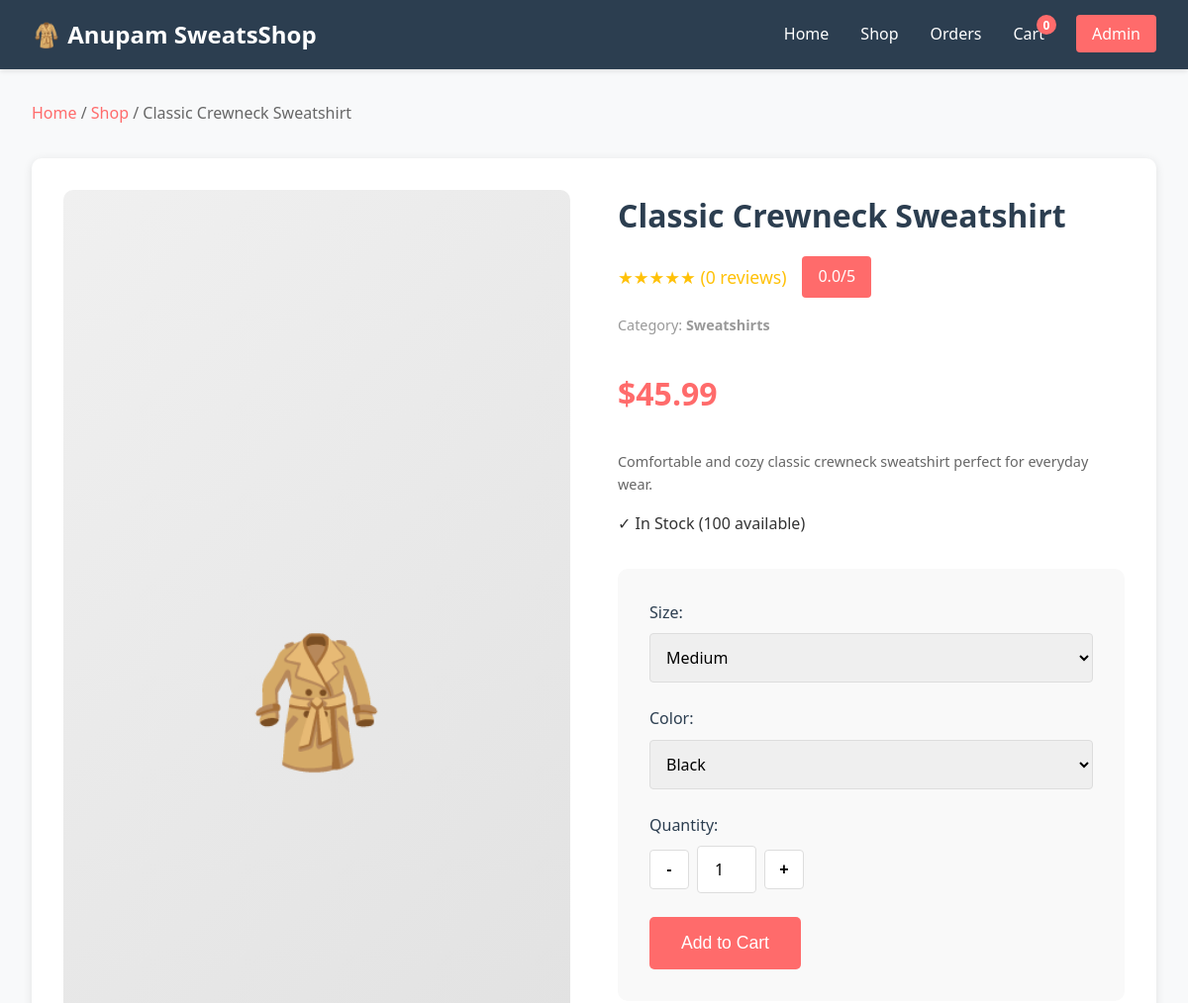
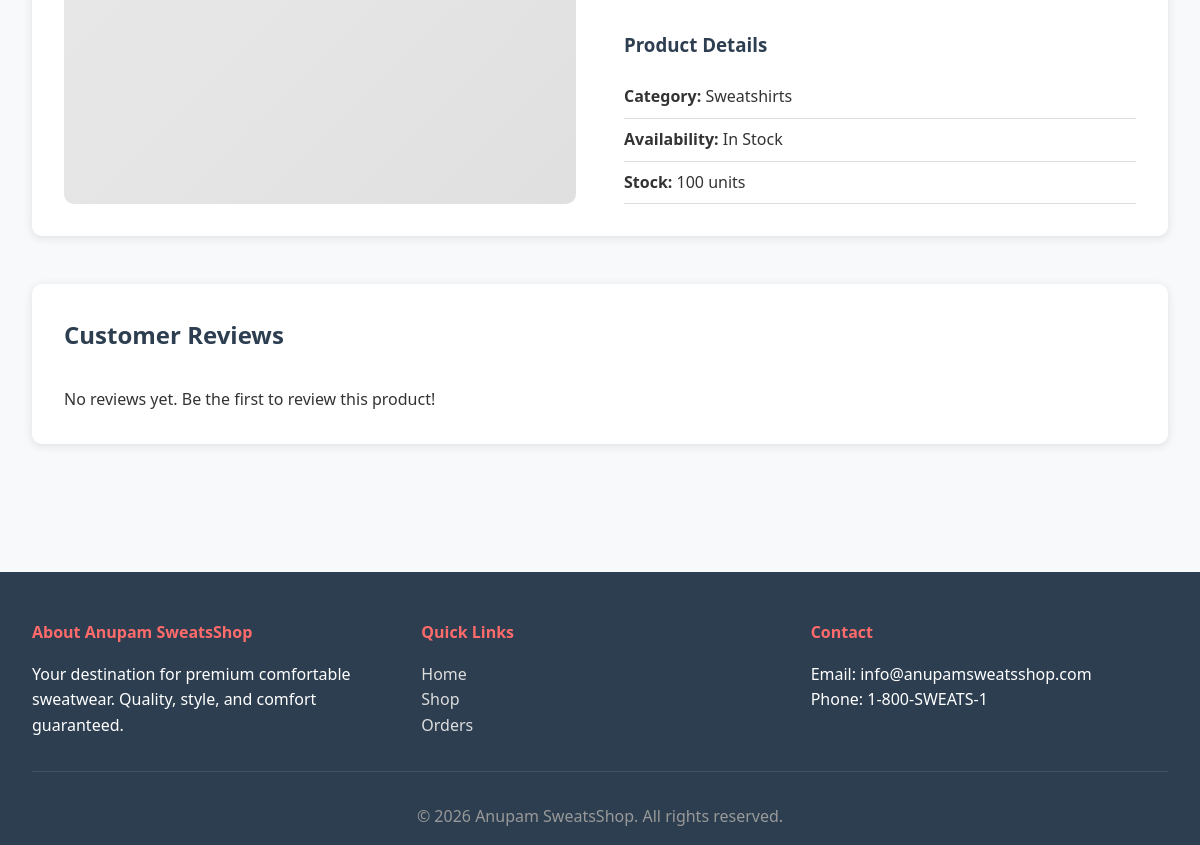
Page /product/1 on the committed database (2 pictures, top to bottom).
### app.py (models this page shows, shortened)
class Product(db.Model):
    __tablename__ = 'products'
    id = db.Column(db.Integer, primary_key=True)
    name = db.Column(db.String(100), nullable=False, unique=True)
    description = db.Column(db.Text)
    price = db.Column(db.Float, nullable=False)
    stock = db.Column(db.Integer, default=0)
    category = db.Column(db.String(50))
    image_url = db.Column(db.String(255))
    created_at = db.Column(db.DateTime, default=datetime.utcnow)
    orders = db.relationship('OrderItem', backref='product', lazy=True)

### app.py (the view)
@app.route('/product/<int:product_id>')
def product_detail(product_id):
    product = Product.query.get_or_404(product_id)
    reviews = Review.query.filter_by(product_id=product_id).all()
    avg_rating = db.session.query(db.func.avg(Review.rating)).filter_by(product_id=product_id).scalar() or 0
    return render_template('product_detail.html', product=product, reviews=reviews, avg_rating=avg_rating)

### app.py (called while the page is built)
def get_cart_from_session():
    return session.get('cart', {})

@app.context_processor
def inject_cart_count():
    cart = get_cart_from_session()
    cart_count = sum(item['quantity'] for item in cart.values())
    return dict(cart_count=cart_count)

### templates/product_detail.html (shortened to what this page needs)
{% extends 'base.html' %}
{% block content %}
<div class="breadcrumb">
    <a href="/">Home</a> / <a href="/shop">Shop</a> / <span>{{ product.name }}</span>
</div>
<div class="product-detail-container">
    <div class="product-detail-image">
        <div class="product-detail-placeholder">🧥</div>
    </div>
    <div class="product-detail-info">
        <h1>{{ product.name }}</h1>
        <div class="rating">
            <span class="stars">★★★★★ ({{ reviews|length }} reviews)</span>
            <span class="avg-rating">{{ "%.1f"|format(avg_rating) }}/5</span>
        </div>
        <p class="category">Category: <strong>{{ product.category }}</strong></p>
        <p class="price" style="font-size: 2em; color: #ff6b6b; margin: 1em 0;">
            ${{ "%.2f"|format(product.price) }}
        </p>
        <p class="description">{{ product.description }}</p>
        <div class="stock-info">
            {% if product.stock > 0 %}
                <p class="in-stock">✓ In Stock ({{ product.stock }} available)</p>
            {% else %}
                <p class="out-of-stock">✗ Out of Stock</p>
            {% endif %}
        </div>
        {% if product.stock > 0 %}
        <form method="POST" action="/add-to-cart/{{ product.id }}" class="add-to-cart-form">
            <div class="form-group">
                <label for="size">Size:</label>
                <select name="size" id="size" required>
                    <option value="M" selected>Medium</option>
                </select>
            </div>
            <div class="form-group">
                <label for="color">Color:</label>
                <select name="color" id="color" required>
                    <option value="Black" selected>Black</option>
                </select>
            </div>
            <div class="form-group">
                <label for="quantity">Quantity:</label>
                <div class="quantity-selector">
                    <button type="button" class="qty-btn" onclick="decreaseQty()">-</button>
                    <input type="number" id="quantity" name="quantity" value="1" min="1" max="{{ product.stock }}" required>
                    <button type="button" class="qty-btn" onclick="increaseQty()">+</button>
                </div>
            </div>
            <button type="submit" class="btn btn-primary btn-lg">Add to Cart</button>
        </form>
        {% endif %}
        <div class="product-details">
            <h3>Product Details</h3>
            <ul>
                <li><strong>Category:</strong> {{ product.category }}</li>
                <li><strong>Availability:</strong> {% if product.stock > 0 %}In Stock{% else %}Out of Stock{% endif %}</li>
                <li><strong>Stock:</strong> {{ product.stock }} units</li>
            </ul>
        </div>
    </div>
</div>
<section class="reviews-section">
    <h2>Customer Reviews</h2>
    {% if reviews %}
        <div class="reviews-list">
            {% for review in reviews %}
            <div class="review-item">
                <div class="review-header">
                    <strong>{{ review.customer_name }}</strong>
                    <span class="review-rating">{{ '★' * review.rating }}{{ '☆' * (5 - review.rating) }}</span>
                </div>
                <p class="review-comment">{{ review.comment }}</p>
                <p class="review-date">{{ review.created_at.strftime('%B %d, %Y') }}</p>
            </div>
            {% endfor %}
        </div>
    {% else %}
        <p>No reviews yet. Be the first to review this product!</p>
    {% endif %}
</section>
{% endblock %}

### static/css/style.css (style rules this page uses)
* { margin: 0; padding: 0; box-sizing: border-box; }
:root { --primary-color: #ff6b6b; --secondary-color: #4ecdc4; --dark-color: #2c3e50; --light-color: #ecf0f1; --text-color: #333; --border-color: #ddd; --success-color: #27ae60; --warning-color: #f39c12; --danger-color: #e74c3c; }
html { scroll-behavior: smooth; }
body { font-family: 'Segoe UI', Tahoma, Geneva, Verdana, sans-serif; line-height: 1.6; color: var(--text-color); background-color: #f8f9fa; }
.btn { padding: 0.75rem 1.5rem; border: none; border-radius: 5px; cursor: pointer; font-size: 1rem; transition: all 0.3s; text-decoration: none; display: inline-block; text-align: center; font-weight: 500; }
.btn-primary { background-color: var(--primary-color); color: white; }
.btn-lg { padding: 1rem 2rem; font-size: 1.1rem; }
.category { color: #999; font-size: 0.9rem; margin-bottom: 0.5rem; }
.description { color: #666; font-size: 0.9rem; margin-bottom: 1rem; }
.price { font-size: 1.5rem; font-weight: bold; color: var(--primary-color); margin-bottom: 0.5rem; }
.breadcrumb { margin-bottom: 2rem; color: #666; }
.breadcrumb a { color: var(--primary-color); text-decoration: none; }
.product-detail-container { display: grid; grid-template-columns: 1fr 1fr; gap: 3rem; margin-bottom: 3rem; background: white; padding: 2rem; border-radius: 10px; box-shadow: 0 2px 10px rgba(0,0,0,0.1); }
.product-detail-image { background: linear-gradient(135deg, #f0f0f0, #e0e0e0); padding: 2rem; border-radius: 10px; display: flex; align-items: center; justify-content: center; }
.product-detail-placeholder { font-size: 8rem; }
.product-detail-info h1 { margin-bottom: 1rem; font-size: 2rem; color: var(--dark-color); }
.rating { display: flex; gap: 1rem; margin-bottom: 1rem; align-items: center; }
.stars { color: #ffc107; font-size: 1.1rem; }
.avg-rating { background-color: var(--primary-color); color: white; padding: 0.5rem 1rem; border-radius: 4px; }
.add-to-cart-form { background: #f9f9f9; padding: 2rem; border-radius: 10px; margin: 2rem 0; }
.form-group { margin-bottom: 1.5rem; }
.form-group label { display: block; margin-bottom: 0.5rem; font-weight: 500; color: var(--dark-color); }
.form-group input, .form-group select, .form-group textarea { width: 100%; padding: 0.75rem; border: 1px solid var(--border-color); border-radius: 4px; font-size: 1rem; font-family: inherit; transition: border-color 0.3s; }
.quantity-selector { display: flex; align-items: center; gap: 0.5rem; }
.qty-btn { width: 40px; height: 40px; border: 1px solid var(--border-color); background: white; border-radius: 4px; cursor: pointer; font-size: 1rem; transition: all 0.3s; font-weight: bold; }
#quantity { width: 60px; text-align: center; }
.product-details { margin-top: 2rem; }
.product-details h3 { margin-bottom: 1rem; color: var(--dark-color); }
.product-details ul { list-style: none; }
.product-details li { padding: 0.5rem 0; border-bottom: 1px solid var(--border-color); }
.reviews-section { background: white; padding: 2rem; border-radius: 10px; margin-bottom: 3rem; box-shadow: 0 2px 10px rgba(0,0,0,0.1); }
.reviews-section h2 { margin-bottom: 2rem; color: var(--dark-color); }

### rows in the picture
Product: name "Classic Crewneck Sweatshirt", category "Sweatshirts", price "45.99", description "Comfortable and cozy classic crewneck sweatshirt perfect for everyday wear.", stock "100"

### other values in the picture
{{ cart_count }} "0"
{{ reviews|length }} "0"
{{ "%.1f"|format(avg_rating) }} "0.0"
